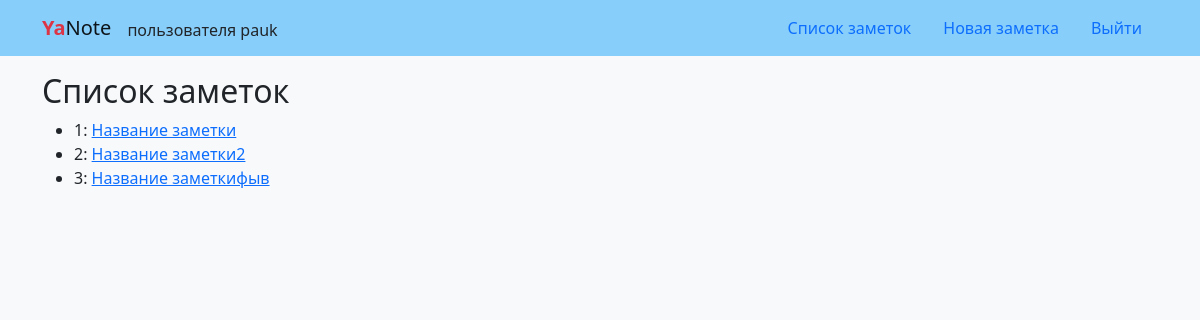
Screenshot of /notes/ (signed in) with the database file from the repository.
### notes/models.py (models this page shows, shortened)
class Note(models.Model):
    title = models.CharField(
        'Заголовок',
        max_length=100,
        default='Название заметки',
        help_text='Дайте короткое название заметке'
    )
    text = models.TextField(
        'Текст',
        help_text='Добавьте подробностей'
    )
    slug = models.SlugField(
        'Адрес для страницы с заметкой',
        max_length=100,
        unique=True,
        blank=True,
        help_text=('Укажите адрес для страницы заметки. Используйте только '
                   'латиницу, цифры, дефисы и знаки подчёркивания')
    )
    author = models.ForeignKey(
        settings.AUTH_USER_MODEL,
        on_delete=models.CASCADE,
    )

### notes/views.py (the view)
# urls.py: path('notes/', views.NotesList.as_view(), name='list'),
class NotesList(NoteBase, generic.ListView):
    template_name = 'notes/list.html'

### notes/views.py (called while the page is built)
    def get_queryset(self):
        return self.model.objects.filter(author=self.request.user)

### templates/notes/list.html
{% extends "base.html" %}
{% block content %}
  <h2>Список заметок</h2>
  <ul>
    {% for note in object_list %}
      <li>
        {{ note.id }}:
        <a href="{% url 'notes:detail' note.slug %}"> {{ note.title }}</a>
      </li>
    {% endfor %}
  </ul>
{% endblock content %}

### templates/base.html (shortened to what this page needs)
<!DOCTYPE html>
<html>
  <head>
    <link rel="stylesheet"
      href="https://cdn.jsdelivr.net/npm/bootstrap@5.0.1/dist/css/bootstrap.min.css"
      rel="stylesheet"
>
  </head>
  <body class="bg-light">
    {% include "includes/header.html" %}
    <div class="container mt-3">
      {% block content %}
      {% endblock %}
    </div>
  </body>
</html>

### templates/includes/header.html (shortened to what this page needs)
<header>
  <nav class="navbar navbar-light" style="background-color: lightskyblue">
    <div class="container">
      <a class="navbar-brand" href="{% url 'notes:home' %}">
        <span class="text-danger"><b>Ya</b></span>Note
      </a>
      {% if user.is_authenticated %}
          <div class="nav-item align-self-center mt-1">
            пользователя {{ user.username }}
          </div>
      {% endif %}
      <ul class="nav nav-pills">
        {% if user.is_authenticated %}
          <li class="nav-item">
            <a class="nav-link" href="{% url 'notes:list' %}">Список заметок</a>
          </li>
          <li class="nav-item">
            <a class="nav-link" href="{% url 'notes:add' %}">Новая заметка</a>
          </li>
          <li class="nav-item">
            <a class="nav-link" href="{% url 'users:logout' %}">Выйти</a>
          </li>
        {% endif %}
      </ul>
    </div>
  </nav>
</header>

### rows the page displays
Note: id "1", title "Название заметки"
Note: id "2", title "Название заметки2"
Note: id "3", title "Название заметкифыв"

### other values shown
{{ user.username }} "pauk"
